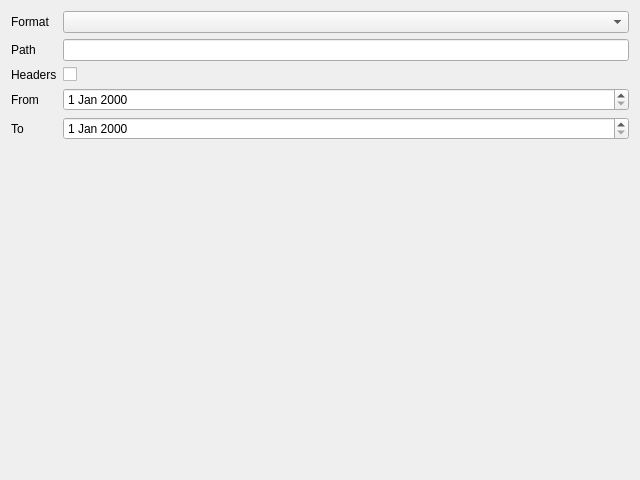
<?xml version="1.0" encoding="UTF-8"?>
<ui version="4.0">
 <class>ExportDialog</class>
 <widget class="QDialog" name="ExportDialog">
  <property name="geometry">
   <rect>
    <x>0</x>
    <y>0</y>
    <width>640</width>
    <height>480</height>
   </rect>
  </property>
  <property name="windowTitle">
   <string>Export</string>
  </property>
  <layout class="QFormLayout" name="formLayout">
   <item row="0" column="0">
    <widget class="QLabel" name="label_formatCombo">
     <property name="text">
      <string>Format</string>
     </property>
     <property name="buddy">
      <cstring>formatCombo</cstring>
     </property>
    </widget>
   </item>
   <item row="0" column="1">
    <widget class="QComboBox" name="formatCombo"/>
   </item>
   <item row="1" column="0">
    <widget class="QLabel" name="label_pathEdit">
     <property name="text">
      <string>Path</string>
     </property>
     <property name="buddy">
      <cstring>pathEdit</cstring>
     </property>
    </widget>
   </item>
   <item row="1" column="1">
    <widget class="QLineEdit" name="pathEdit"/>
   </item>
   <item row="2" column="0">
    <widget class="QLabel" name="label_headersCheck">
     <property name="text">
      <string>Headers</string>
     </property>
     <property name="buddy">
      <cstring>headersCheck</cstring>
     </property>
    </widget>
   </item>
   <item row="2" column="1">
    <widget class="QCheckBox" name="headersCheck"/>
   </item>
   <item row="3" column="0">
    <widget class="QLabel" name="label_fromEdit">
     <property name="text">
      <string>From</string>
     </property>
     <property name="buddy">
      <cstring>fromEdit</cstring>
     </property>
    </widget>
   </item>
   <item row="3" column="1">
    <widget class="QDateEdit" name="fromEdit"/>
   </item>
   <item row="4" column="0">
    <widget class="QLabel" name="label_toEdit">
     <property name="text">
      <string>To</string>
     </property>
     <property name="buddy">
      <cstring>toEdit</cstring>
     </property>
    </widget>
   </item>
   <item row="4" column="1">
    <widget class="QDateEdit" name="toEdit"/>
   </item>
  </layout>
 </widget>
 <tabstops>
  <tabstop>formatCombo</tabstop>
  <tabstop>pathEdit</tabstop>
  <tabstop>headersCheck</tabstop>
  <tabstop>fromEdit</tabstop>
  <tabstop>toEdit</tabstop>
 </tabstops>
 <resources/>
 <connections/>
</ui>
